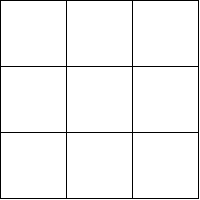
Frame 1 (no input)
Frame 60 (the mouse pressed at the canvas centre just before this capture): identical to frame 1, image omitted
Frame 120 (the mouse held since frame 60 and released just before this capture): identical to frame 1, image omitted

The Processing sketch that drew this single still picture (run headless with seeded random() and noise(); from frame 60 on, the mouse is pressed at the canvas centre):

// Processing sketch: processing_21667
// ── processing_21667.pde

/* Nick Myette
/* Art 479
/* Tic-Tac-Toe Game

My solution to a game of tic tac toe using button objects.
It's kind of hacked, and everything's hardcoded, and it doesn't
notify you when you've won (maybe I'll fix that in the next update),
but it works and you can play it! So have fun!
*/


Button one;
Button two;
Button three;
Button four;
Button five;
Button six;
Button seven;
Button eight;
Button nine;

int turn;

void setup() {
  size(200, 200);
  background(255);
  smooth();
  turn = 0;
  
  makeButtons();
}

void draw() {
  
}

void mousePressed() {
  testHover();
  makeMarks();
  turn++;
}

void makeMarks() {
  one.makeMark();
  two.makeMark();
  three.makeMark();
  four.makeMark();
  five.makeMark();
  six.makeMark();
  seven.makeMark();
  eight.makeMark();
  nine.makeMark();
}

void testHover() {
  one.hovering(mouseX, mouseY, turn);
  two.hovering(mouseX, mouseY, turn);
  three.hovering(mouseX, mouseY, turn);
  four.hovering(mouseX, mouseY, turn);
  five.hovering(mouseX, mouseY, turn);
  six.hovering(mouseX, mouseY, turn);
  seven.hovering(mouseX, mouseY, turn);
  eight.hovering(mouseX, mouseY, turn);
  nine.hovering(mouseX, mouseY, turn);
}

void makeButtons() {
  one = new Button(0, 0, width*0.33, height*0.33);
  two = new Button(width*0.33, 0, width*0.33, height*0.33);
  three = new Button(width*0.66, 0, width*0.33, height*0.33);
  four = new Button(0, height*0.33, width*0.33, height*0.33);
  five = new Button(width*0.33, height*0.33, width*0.33, height*0.33);
  six = new Button(width*0.66, height*0.33, width*0.33, height*0.33);
  seven = new Button(0, height*0.66, width*0.33, height*0.33);
  eight = new Button(width*0.33, height*0.66, width*0.33, height*0.33);
  nine = new Button(width*0.66, height*0.66, width*0.33, height*0.33);
}



class Button {
  boolean pressed;
  int x;
  int y;
  int h;
  int w;
  int turn;
  
  Button(float x, float y, float w, float h) {
    pressed = false;
    this.x = (int)x;
    this.y = (int)y;
    this.h = (int)h;
    this.w = (int)w;
    rect(x, y, w, h);
  }
  
  void hovering(int mx, int my, int turn) {
    if(mx > x && mx < x+w && my > y && my < y+h) {
      pressed = !pressed;
      this.turn = turn%2;
    }
  }
  
  void makeMark() {
    if (turn == 0 && pressed) {
      drawX();
    }else if (turn == 1 && pressed) {
      drawO();
    }else if (!pressed) {
      rect(x, y, w, h);
    }
  }  
  
  void drawX() {
    rect(x, y, w, h);
    line(x, y, x + w, y + h);
    line(x + w, y, x, y + h);
  }
  
  void drawO() {
    rect(x, y, w, h);
    ellipseMode(CORNER);
    ellipse(x, y, w, h);
  }
}
  
